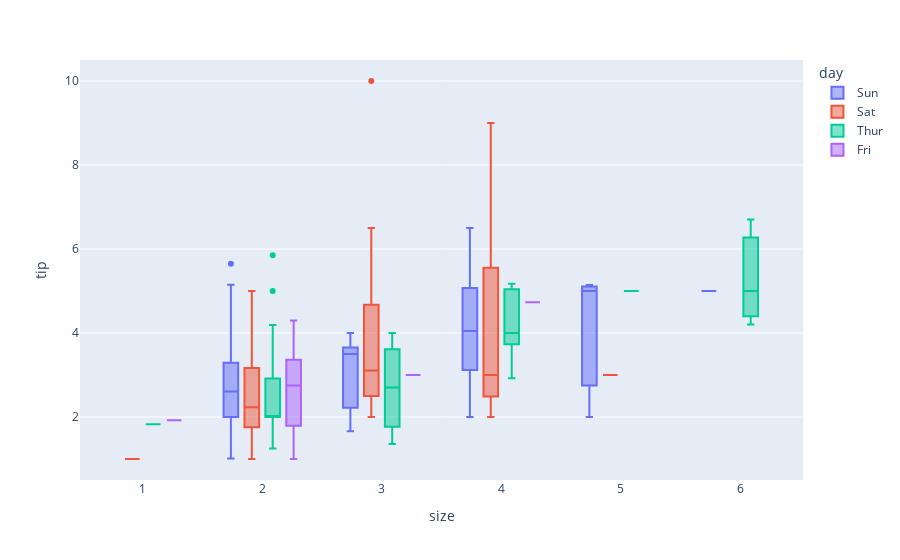

The code cell stored with this chart in its notebook:
### Code cell
#Boxplot
fig= px.box(df,x='size',y='tip',color= 'day')
fig.show()

### Figure 1 — Plotly figure (JSON) as saved in the notebook; plotly's stock layout.template omitted (floating-point values rounded to 4 significant figures)
{"data": [{"alignmentgroup": "True", "hovertemplate": "day=Sun<br>size=%{x}<br>tip=%{y}<extra></extra>", "legendgroup": "Sun", "marker": {"color": "#636efa"}, "name": "Sun", "notched": false, "offsetgroup": "Sun", "orientation": "v", "showlegend": true, "type": "box", "x": [2, 3, 3, 2, 4, 4, 2, 4, 2, 2, 2, 4, 2, 4, 2, 2, 3, 3, 3, 2, 2, 2, 4, 2, 2, 4, 3, 2, 2, 2, 4, 2, 4, 2, 3, 2, 3, 2, 4, 2, 2, 3, 4, 4, 5, 6, 4, 2, 4, 4, 2, 3, 2, 2, 3, 2, 4, 2, 2, 2, 2, 2, 2, 2, 2, 4, 2, 3, 4, 2, 5, 3, 5, 3, 3, 2], "x0": " ", "xaxis": "x", "y": [1.01, 1.66, 3.5, 3.31, 3.61, 4.71, 2, 3.12, 1.96, 3.23, 1.71, 5, 1.57, 3, 3.02, 3.92, 1.67, 3.71, 3.5, 2.54, 3.06, 1.32, 5.6, 3, 5, 6, 2.05, 3, 2.5, 2.6, 5.2, 1.56, 4.34, 3.51, 4, 2.55, 4, 3.5, 5.07, 2.5, 2, 2.74, 2, 2, 5.14, 5, 3.75, 2.61, 2, 3.5, 2.5, 2, 2, 3, 3.48, 2.24, 4.5, 5.15, 3.18, 4, 3.11, 2, 2, 4, 3.55, 3.68, 5.65, 3.5, 6.5, 3, 5, 3.5, 2, 3.5, 4, 1.5], "y0": " ", "yaxis": "y"}, {"alignmentgroup": "True", "hovertemplate": "day=Sat<br>size=%{x}<br>tip=%{y}<extra></extra>", "legendgroup": "Sat", "marker": {"color": "#EF553B"}, "name": "Sat", "notched": false, "offsetgroup": "Sat", "orientation": "v", "showlegend": true, "type": "box", "x": [3, 2, 2, 2, 4, 2, 4, 2, 2, 2, 2, 2, 4, 2, 4, 2, 3, 3, 3, 3, 3, 3, 4, 2, 2, 4, 2, 2, 2, 4, 3, 3, 2, 1, 2, 2, 2, 3, 2, 2, 2, 2, 2, 3, 2, 2, 2, 2, 2, 2, 2, 2, 1, 2, 2, 3, 2, 3, 4, 2, 2, 3, 4, 4, 2, 3, 2, 5, 2, 2, 4, 4, 2, 2, 4, 3, 2, 2, 2, 2, 2, 2, 3, 3, 2, 2, 2], "x0": " ", "xaxis": "x", "y": [3.35, 4.08, 2.75, 2.23, 7.58, 3.18, 2.34, 2, 2, 4.3, 3, 1.45, 2.5, 3, 2.45, 3.27, 3.6, 2, 3.07, 2.31, 5, 2.24, 3, 1.5, 1.76, 6.73, 3.21, 2, 1.98, 3.76, 2.64, 3.15, 2.47, 1, 2.01, 2.09, 1.97, 3, 3.14, 5, 2.2, 1.25, 3.08, 2.5, 3.48, 4.08, 1.64, 4.06, 4.29, 3.76, 4, 3, 1, 1.61, 2, 10, 3.16, 3.41, 3, 2.03, 2.23, 2, 5.16, 9, 2.5, 6.5, 1.1, 3, 1.5, 1.44, 3.09, 3, 2.72, 2.88, 2, 3, 3.39, 1.47, 3, 1.25, 1, 1.17, 4.67, 5.92, 2, 2, 1.75], "y0": " ", "yaxis": "y"}, {"alignmentgroup": "True", "hovertemplate": "day=Thur<br>size=%{x}<br>tip=%{y}<extra></extra>", "legendgroup": "Thur", "marker": {"color": "#00cc96"}, "name": "Thur", "notched": false, "offsetgroup": "Thur", "orientation": "v", "showlegend": true, "type": "box", "x": [4, 2, 2, 2, 2, 1, 2, 2, 4, 2, 2, 2, 2, 2, 2, 4, 2, 2, 2, 2, 2, 6, 2, 2, 2, 3, 2, 2, 2, 2, 2, 2, 2, 2, 2, 2, 2, 6, 5, 6, 2, 2, 3, 2, 2, 2, 2, 2, 2, 2, 2, 2, 4, 2, 2, 3, 2, 2, 2, 4, 3, 2], "x0": " ", "xaxis": "x", "y": [4, 3, 2.71, 3, 3.4, 1.83, 5, 2.03, 5.17, 2, 4, 5.85, 3, 1.5, 1.8, 2.92, 2.31, 1.68, 2.5, 2, 2.52, 4.2, 1.48, 2, 2, 2.18, 1.5, 2.83, 1.5, 2, 3.25, 1.25, 2, 2, 2, 2.75, 3.5, 6.7, 5, 5, 2.3, 1.5, 1.36, 1.63, 1.73, 2, 4.19, 2.56, 2.02, 4, 1.44, 2, 5, 2, 2, 4, 2.01, 2, 2.5, 4, 3.23, 3], "y0": " ", "yaxis": "y"}, {"alignmentgroup": "True", "hovertemplate": "day=Fri<br>size=%{x}<br>tip=%{y}<extra></extra>", "legendgroup": "Fri", "marker": {"color": "#ab63fa"}, "name": "Fri", "notched": false, "offsetgroup": "Fri", "orientation": "v", "showlegend": true, "type": "box", "x": [2, 2, 2, 2, 2, 4, 2, 2, 2, 2, 2, 2, 2, 2, 1, 3, 2, 2, 2], "x0": " ", "xaxis": "x", "y": [3, 3.5, 1, 4.3, 3.25, 4.73, 4, 1.5, 3, 1.5, 2.5, 3, 2.2, 3.48, 1.92, 3, 1.58, 2.5, 2], "y0": " ", "yaxis": "y"}], "layout": {"autosize": true, "boxmode": "group", "legend": {"title": {"text": "day"}, "tracegroupgap": 0}, "margin": {"t": 60}, "xaxis": {"anchor": "y", "autorange": true, "domain": [0, 1], "range": [0.4803, 6.52], "title": {"text": "size"}, "type": "linear"}, "yaxis": {"anchor": "x", "autorange": true, "domain": [0, 1], "range": [0.5, 10.5], "title": {"text": "tip"}, "type": "linear"}}}
